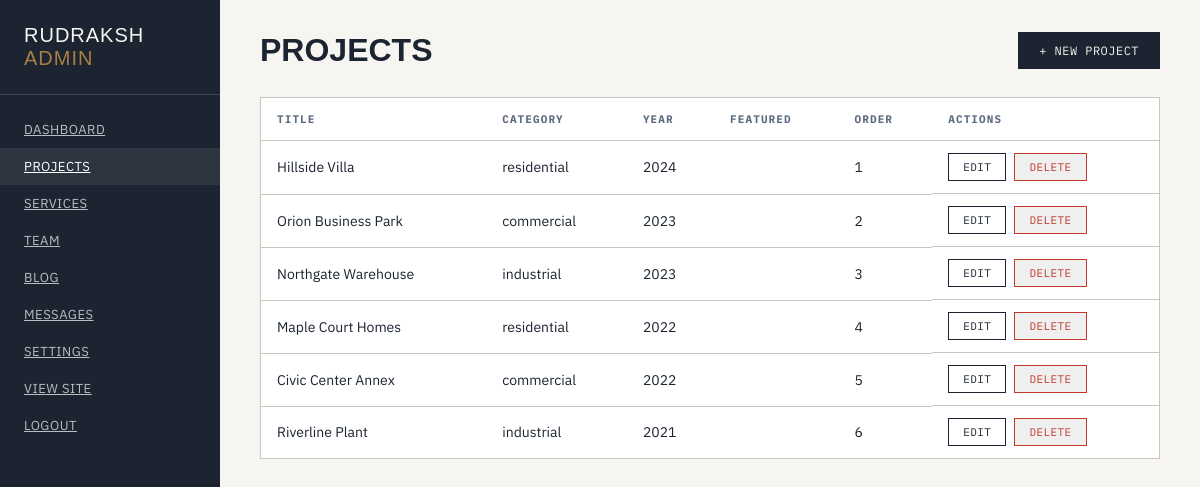
The page /admin/projects (signed in) on the database its author committed.
### app/models.py (models this page shows)
class Project(db.Model):
    id = db.Column(db.Integer, primary_key=True)
    title = db.Column(db.String(200), nullable=False)
    category = db.Column(db.String(50), nullable=False)
    description = db.Column(db.Text)
    location = db.Column(db.String(200))
    year = db.Column(db.String(20))
    image = db.Column(db.String(300))
    featured = db.Column(db.Boolean, default=False)
    order = db.Column(db.Integer, default=0)
    created_at = db.Column(db.DateTime, default=datetime.utcnow)

### app/routes/admin.py (the view)
@admin_bp.route('/projects')
@login_required
def projects():
    all_projects = Project.query.order_by(Project.order, Project.created_at.desc()).all()
    return render_template('admin/projects.html', projects=all_projects)

### app/models.py (called while the page is built)
@login_manager.user_loader
def load_user(user_id):
    return User.query.get(int(user_id))

    @classmethod
    def get(cls, key, default=''):
        setting = cls.query.filter_by(key=key).first()
        return setting.value if setting else default

### app/templates/admin/projects.html (shortened to what this page needs)
{% extends "admin/base.html" %}
{% block content %}
<div class="page-header">
  <h1>Projects</h1>
  <a href="{{ url_for('admin.project_new') }}" class="btn btn-primary">+ New Project</a>
</div>
<table class="admin-table">
  <thead>
    <tr><th>Title</th><th>Category</th><th>Year</th><th>Featured</th><th>Order</th><th>Actions</th></tr>
  </thead>
  <tbody>
    {% for p in projects %}
    <tr>
      <td>{{ p.title }}</td>
      <td>{{ p.category }}</td>
      <td>{{ p.year }}</td>
      <td>{% if p.featured %}&#10003;{% endif %}</td>
      <td>{{ p.order }}</td>
      <td class="actions">
        <a href="{{ url_for('admin.project_edit', id=p.id) }}" class="btn-sm">Edit</a>
        <form method="POST" action="{{ url_for('admin.project_delete', id=p.id) }}" style="display:inline;">
          <button type="submit" class="btn-sm danger" onclick="return confirm('Delete this project?')">Delete</button>
        </form>
      </td>
    </tr>
    {% endfor %}
  </tbody>
</table>
{% endblock %}

### app/static/css/admin.css (style rules this page uses)
:root { --ink: #1B2430; --paper: #F6F5F1; --line: #C9C5BD; --brass: #A97F44; --steel: #2E3B4E; --steel-soft: #5C6B7F; --white: #FFFFFF; --red: #c0392b; --green: #27ae60; }
* { margin:0;padding:0;box-sizing:border-box; }
body { font-family: 'IBM Plex Sans', sans-serif; font-size: 15px; color: var(--ink); background: var(--paper); }
.page-header { display: flex; justify-content: space-between; align-items: center; margin-bottom: 28px; flex-wrap: wrap; gap: 16px; }
.page-header h1 { font-family: 'Big Shoulders Display', sans-serif; font-size: 32px; text-transform: uppercase; }
.btn, .btn-primary, .btn-sm { font-family: 'IBM Plex Mono', monospace; font-size: 12px; letter-spacing: 0.04em; text-transform: uppercase; padding: 10px 20px; border: 1px solid var(--ink); display: inline-flex; align-items: center; gap: 8px; cursor: pointer; transition: all .2s ease; text-decoration: none; color: var(--ink); }
.btn-primary { background: var(--ink); color: var(--paper); }
.btn-sm { padding: 6px 14px; font-size: 11px; }
.btn-sm.danger { color: var(--red);border-color:var(--red); }
.admin-table { width: 100%; border-collapse: collapse; border: 1px solid var(--line); background: var(--white); }
.admin-table th { font-family: 'IBM Plex Mono', monospace; font-size: 11px; letter-spacing: 0.1em; text-transform: uppercase; color: var(--steel-soft); text-align: left; padding: 14px 16px; border-bottom: 1px solid var(--line); background: var(--paper-dim); }
.admin-table td { padding: 12px 16px; border-bottom: 1px solid var(--line); font-size: 14px; }
.admin-table tr:last-child td { border-bottom:none; }
.admin-table .actions { display: flex; gap: 8px; align-items: center; }

### rows shown on the page
Project: title "Hillside Villa", category "residential", year "2024", order "1"
Project: title "Orion Business Park", category "commercial", year "2023", order "2"
Project: title "Northgate Warehouse", category "industrial", year "2023", order "3"
Project: title "Maple Court Homes", category "residential", year "2022", order "4"
Project: title "Civic Center Annex", category "commercial", year "2022", order "5"
Project: title "Riverline Plant", category "industrial", year "2021", order "6"
